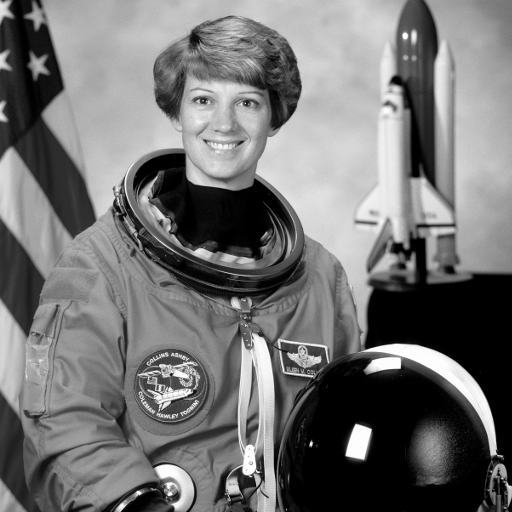
#> input picture data/astronaut.png, 512 x 512 px; the run also reads 1 picture not shown here
$ jupyter execute --allow-errors task3.ipynb   (shell and % lines are left out)
#> lines starting #> are read from the running program, lines starting #| are printed output that depends on the picture
# <a id="#">Task 3 – Mean, median, and Gaussian filtering</a>

[cell 1]
import numpy
import matplotlib.pyplot as plt

---

## Linear filtering by convolution (mean filter)

**<a id="#">Task 3.1.1.</a>** Load the image `data/astronaut.png` and show it:

[cell 2]
img=plt.imread("data/astronaut.png")
#> img is the input picture: shape (512, 512) float32; min 0, max 1, mean 0.451
plt.imshow(img)
plt.colorbar()
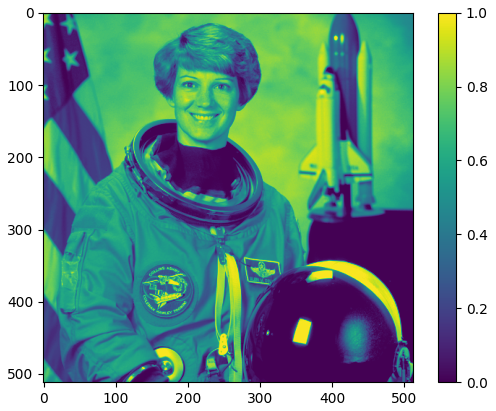
#> figure drawn by matplotlib, 2 panels

**<a id="#">Task 3.1.2.</a>** Implement a mean filter:

[cell 3]
def meanfilter(img_in, size):
#> called with size = 5
    result = numpy.zeros(img_in.shape)
    n = (size - 1) // 2
    for p in numpy.ndindex(img_in.shape):
        neighborhood_sum = 0
        if p[0] <n or p[0]>=(img_in.shape[0]-n) or p[1] <n or p[1]>=(img_in.shape[1]-n):
            result[p]=0
        else:
            for q in numpy.ndindex(size, size):
                neighborhood_sum=neighborhood_sum+img_in[q[0]+p[0]-n,q[1]+p[1]-n]
            result[p]=neighborhood_sum/(size*size)
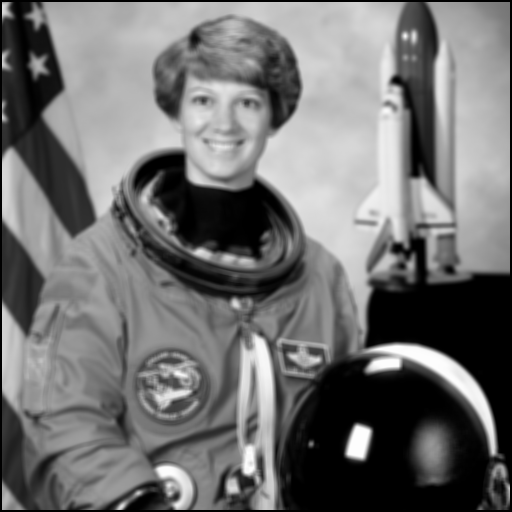
#> result: shape (512, 512) float64; min 0, max 0.994, mean 0.444
    return result

**<a id="#">Task 3.1.3.</a>** Test your implementation from above by using the function `meanfilter` for the previously loaded image and show the result:

[cell 4]
imgff5=meanfilter(img, 5)
plt.imshow(imgff5)
plt.colorbar()
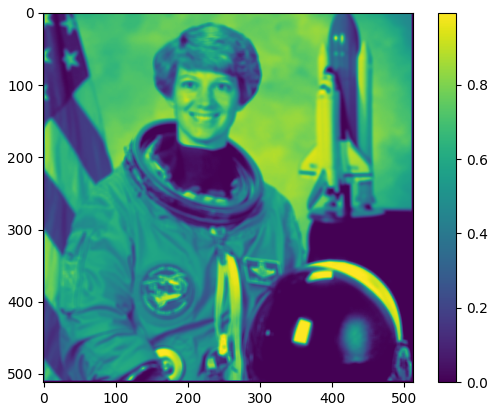
#> figure drawn by matplotlib, 2 panels

**<a id="#">Task 3.1.4.</a>** Compare your result for filter size `5` with the correct result image `data/astronaut_meanfilter5.png`:

[cell 5]
imgf5=plt.imread("data/astronaut_meanfilter5.png")
plt.imshow(imgf5)
assert numpy.allclose(imgf5, imgff5, atol=1/255)

---

## Non-linear filtering

**<a id="#">Task 3.2.1.</a>** Implement a median filter:

[cell 6]
def medianfilter(img_in, size):
#> called with size = 5
    result = numpy.zeros(img_in.shape)
    n = (size - 1) // 2
    for p in numpy.ndindex(img_in.shape):
        neighborhood_values=0
        if p[0] <n or p[0]>=(img_in.shape[0]-n) or p[1] <n or p[1]>=(img_in.shape[1]-n):
            result[p]=0
        else:
            for q in numpy.ndindex(size, size):
                neighborhood_values.append(img_in[q[0]+p[0]-n,q[1]+p[1]-n])
            neighborhood_values.sort()
            result[p]=neighborhood_values[(size*size)//2]
#> result: shape (512, 512) float64; every value is 0
    return result

**<a id="#">Task 3.2.2.</a>** First, test your implementation from above by using the function `medianfilter` for the previously loaded image and show the result:

#> (a cell that did not finish here is left out)

Then, compare your result for filter size `5` with the correct result image `data/astronaut_medianfilter5.png`:

[cell 8]
imgmedfr5=plt.imread("data/astronaut_medianfilter5.png")
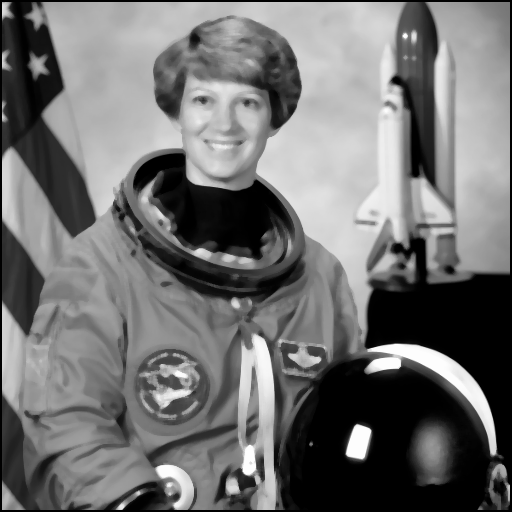
#> input picture data/astronaut_medianfilter5.png, 512 x 512 px
#> imgmedfr5 is the input picture: shape (512, 512) float32; min 0, max 0.992, mean 0.444
plt.imshow(imgmedfr5)
#> (the rest of this cell did not finish here and is left out)

---

## Using pre-implemented filters

**<a id="#">Task 3.3.1.</a>** Load the package `scipy.ndimage`:

[cell 9]
import scipy.ndimage

**<a id="#">Task 3.3.2 (a).</a>** Apply a **mean filter** from `scipy.ndimage` to the loaded image:

[cell 10]
mean_img=scipy.ndimage.uniform_filter(img, 5)
plt.imshow(mean_img)
plt.colorbar()

**<a id="#">Task 3.3.2 (b).</a>** Apply a **median filter** from `scipy.ndimage` to the loaded image:

[cell 11]
median_img=scipy.ndimage.median_filter(img, 5)
plt.imshow(median_img)
plt.colorbar()

**<a id="#">Task 3.3.2 (c).</a>** Apply a **Gaussian filter** from `scipy.ndimage` to the loaded image:

[cell 12]
gauss_img=scipy.ndimage.gaussian_filter(img, 5)
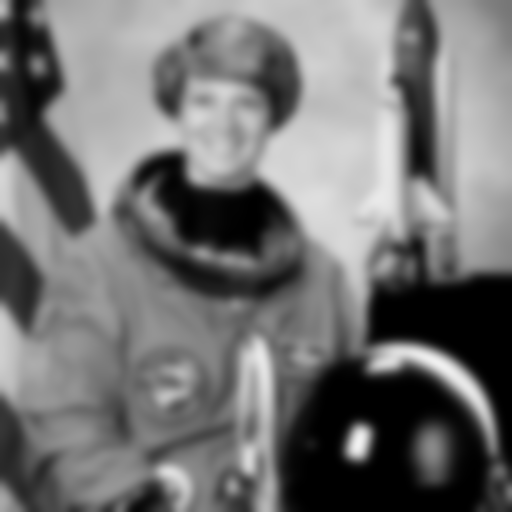
#> gauss_img: shape (512, 512) float32; min 0, max 0.948, mean 0.451
plt.imshow(gauss_img)
plt.colorbar()
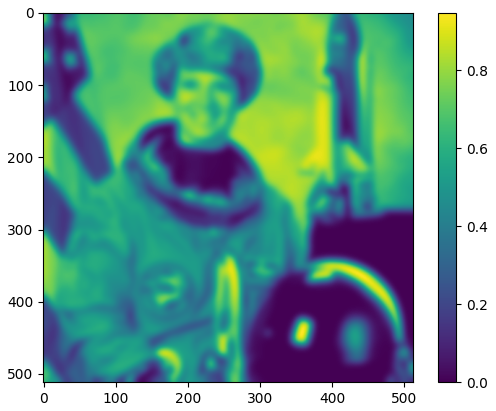
#> figure drawn by matplotlib, 2 panels

**<a id="#">Task 3.3.3.</a>** Compare the results obtained using the functions from `scipy.ndimage` with those you obtained using your own implementations. What are the main differences? Do you have an explanation?

Sie haben keinen Rand, vermutlich erweitern die Funktionen die Bilder mit 0 am Rand anstatt einfach alles pauschal 0 zu setzen

---

## Slicing and benchmarking

**<a id="#">Task 3.4.2.</a>** Implement either a mean filter or a median filter using only a single `for`-loop:

[cell 13]
def fastfilter(img_in, size):
#> called with size = 5
   result= numpy.zeros(img_in.shape)
   a = (size - 1) // 2
   for p in numpy.ndindex(img_in.shape):
      if p[0] <a or p[0]>=(img_in.shape[0]-a) or p[1] <a or p[1]>=(img_in.shape[1]-a):
         result[p]=0
      else:
         sub_img_in=img_in[(p[0]-a):(a+p[0]+1),(p[1]-a):(p[1]+a+1)]
         values=sub_img_in.flatten()
         values.sort()
         result[p]= values[(size*size)//2]
   return result

**<a id="#">Task 3.4.3.</a>** First, test your implementation from above by using the function `fastfilter` for the previously loaded image and show the result:

[cell 14]
img_median_ff=fastfilter(img, 5)
plt.imshow(img_median_ff)
plt.colorbar()

Then, compare your result to those obtained using your implementation for either `meanfilter` or `medianfilter`, respectively:

#> (a cell that did not finish here is left out)

plt.imshow(img_median_sf)
plt.colorbar()

assert numpy.allclose(img_median_ff, img_median_sf, atol=1/255)

**<a id="#">Task 3.4.4.</a>** Benchmark the code run times:

[cell 16]
fastfilter(img, 5)
#> (the rest of this cell did not finish here and is left out)
